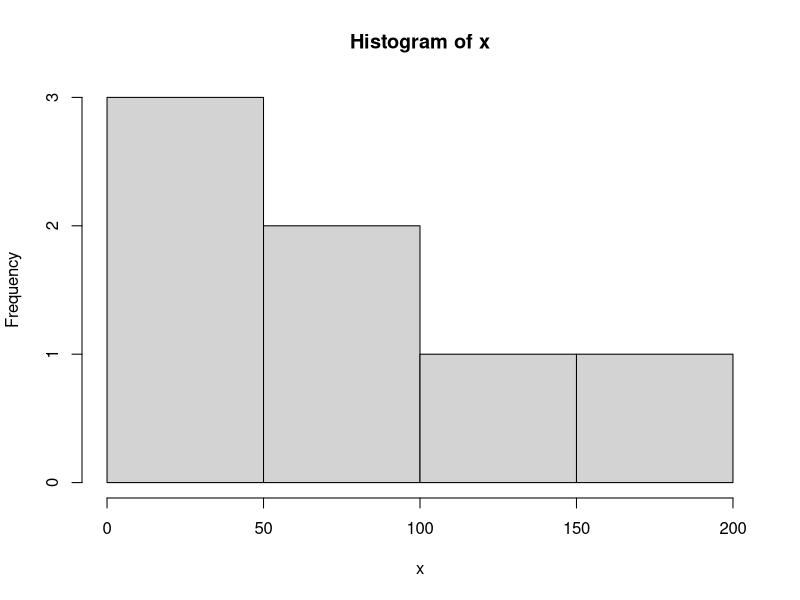
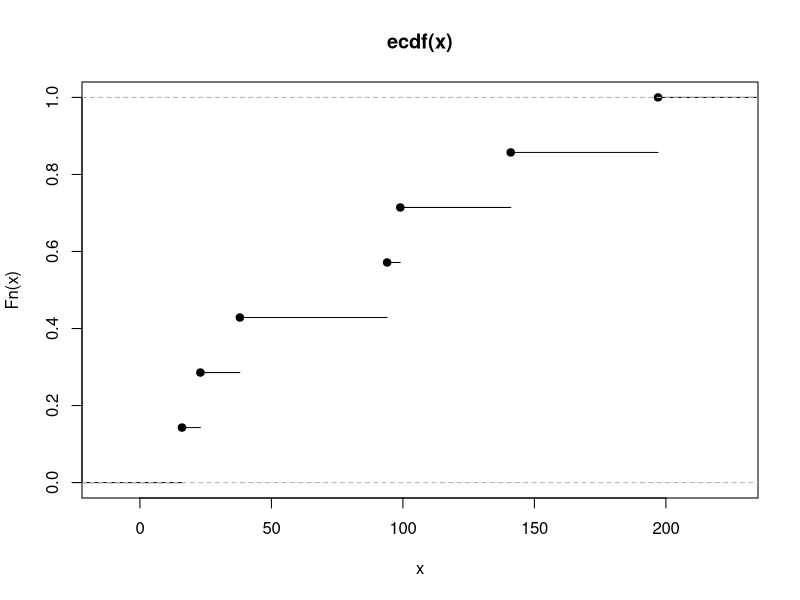
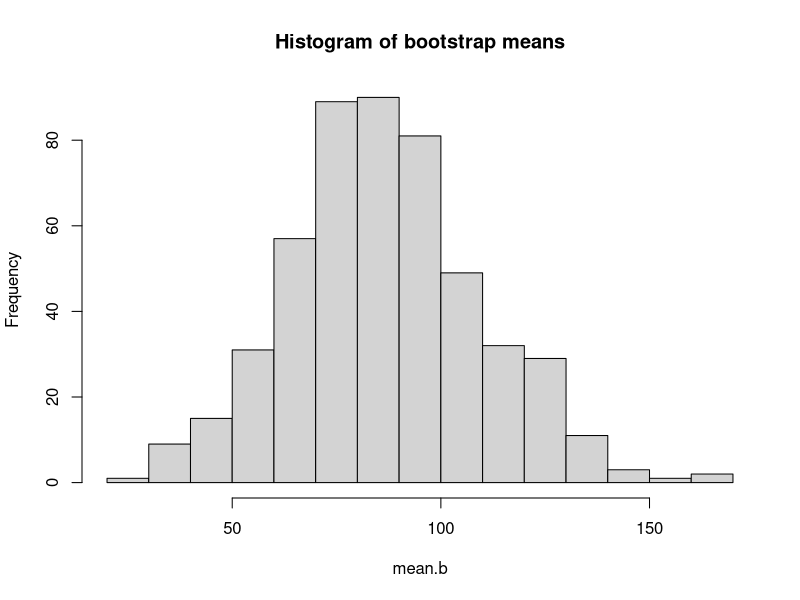
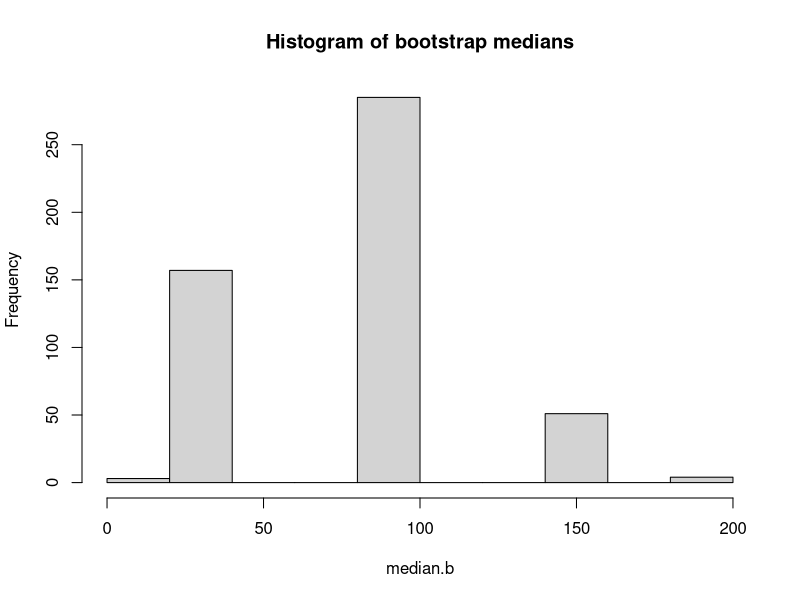

Write the R code that produced these figures, in order.
## ---- chunk 1
knitr::opts_chunk$set(echo = TRUE)
## ---- chunk 2
set.seed(100)

x <- c(94,  197,  16,  38,  99,  141,  23)
hist(x) # skewed to the right

summary(x)
plot(ecdf(x)) # non parametric estimator of CDF

B <- 500 # number of bootstrap samples
n <- length(x) # bs size should be same as that of sample
#mean(x) #Mean
#median(x) #Median

sd(x)/sqrt(n) #Estimated standard error of mean
# we do not have a formula for the SE of median
## ---- chunk 3
set.seed(100)
mean.b <- c(); median.b <- c()
for (j in 1:500){
  boot.s <- sample(x,n,replace=TRUE) #SRSWR
  mean.b[j] <- mean(boot.s); median.b[j] <- median(boot.s)
}
sd(mean.b)  #Bootstrap estimate of the standard error of sample mean
sd(median.b) #Bootstrap estimate of the standard error of sample median

hist(mean.b,main='Histogram of bootstrap means')
hist(median.b,main='Histogram of bootstrap medians')
## ---- chunk 4
data <- c(-1.81, 0.63, 2.22, 2.41, 2.95, 4.16, 4.24, 4.53, 5.09)
mean(data)
(sd(data))^2
